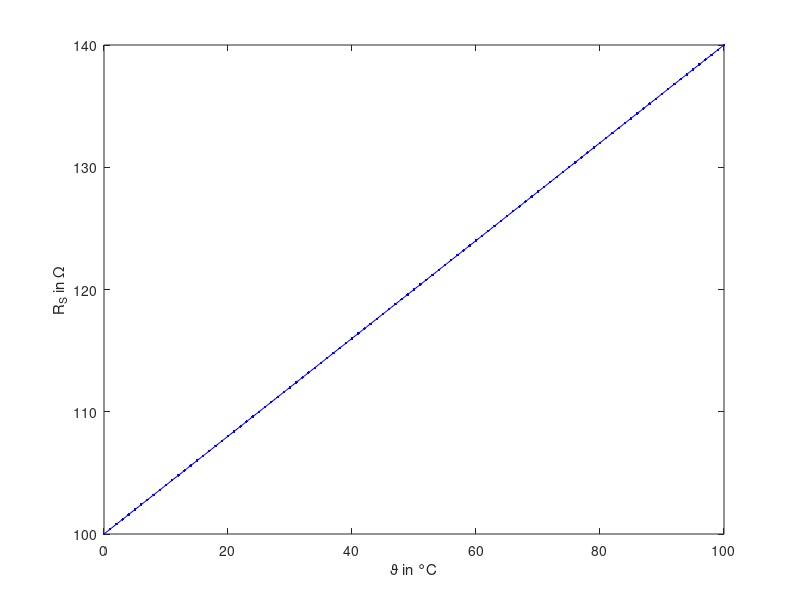
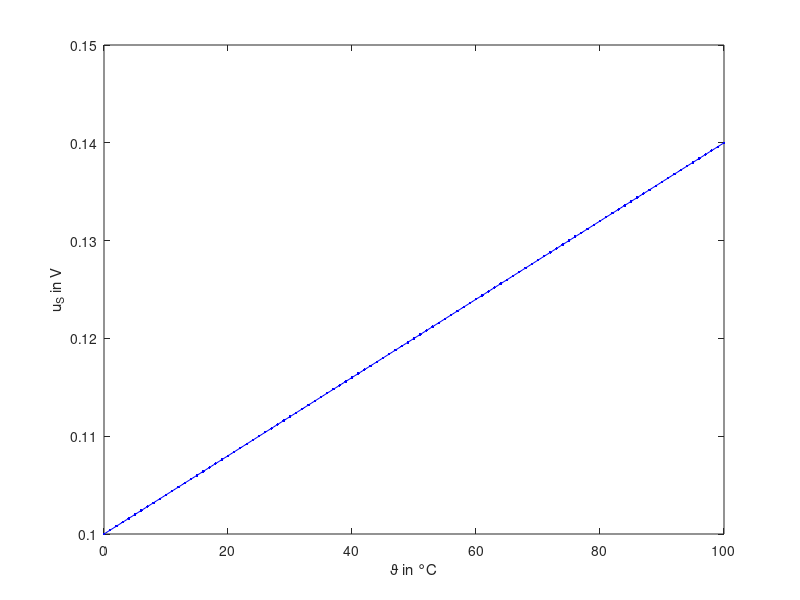
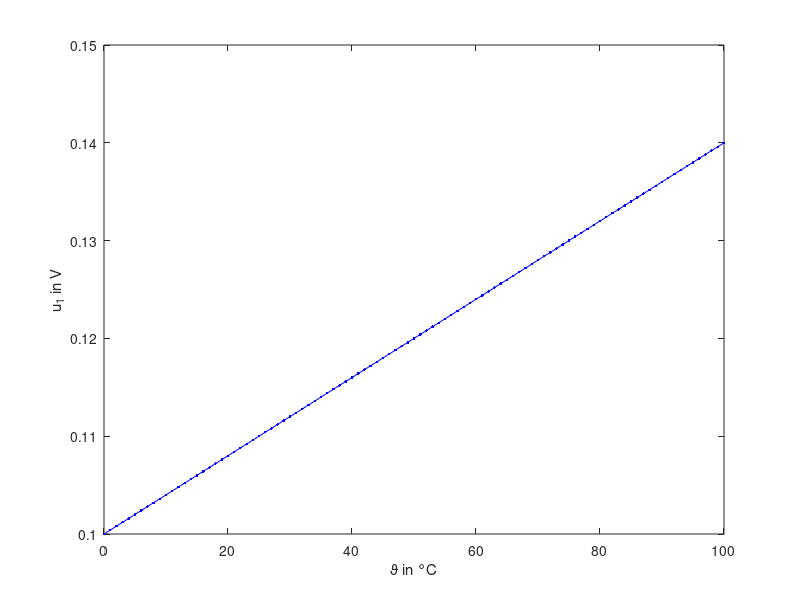

Recreate these plots in MATLAB, in order.
close all; clear all; clc;

%% Eingangsgrößen:
alpha = 4e-3; % 1/°C
R0    = 100;  % Ohm
R1    = 10e3; % Ohm
I0    = 1e-3; % A
theta =[0:100];

%% RS berechnen
% Formel für den temperaturabhängigen Widerstand: RS = R0 * (1 + alpha * theta)
RS = R0 * (1 + alpha * theta) % in Ohm

figure
h1 = plot(theta,RS,'b.-'); % h1: Handle für den Plot von RS über theta
xlabel('\vartheta in °C')
ylabel('R_S in \Omega')

%% us berechnen
% Ohmsches Gesetz am Sensor: us = I0 * RS
us = I0 * RS % in V

figure
h2 = plot(theta,us,'b.-'); % h2: Handle für den Plot von us über theta
xlabel('\vartheta in °C')
ylabel('u_S in V')

%% den Zusammenhang zwischen u1 und us ermitteln
% MV1 ist als Impedanzwandler (Spannungsfolger) beschaltet, daher gilt u1 = us
u1 = us % in V

figure
h3 = plot(theta,u1,'b.-'); % h3: Handle für den Plot von u1 über theta
xlabel('\vartheta in °C')
ylabel('u_1 in V')

%% U0 und R dimensionieren
% Eingangsgrößen:
u2_0   =  0; %  0V bei 0°C
u2_100 = -1; % -1V bei 100°C

% u1 Werte bei 0°C und 100°C aus dem Vektor extrahieren (Index 1 und 101)
u1_0 = u1(1)     %  in V bei 0°C
u1_100 = u1(101)   %  in V bei 100°C

% MV2 ist ein invertierender Summierverstärker. Knotengleichung liefert:
% u2 = -U0 - u1 * (R/R1)
% Daraus ergibt sich das Gleichungssystem:
% (1) u2_0 = -U0 - u1_0 * (R/R1)
% (2) u2_100 = -U0 - u1_100 * (R/R1)
% Subtraktion (2) - (1) eliminiert U0 und liefert die Formel für R:
R = R1 * (u2_100 - u2_0) / (u1_0 - u1_100) % in Ohm

% Einsetzen von R in Gleichung (1) liefert U0:
U0 = -u2_0 - u1_0 * (R/R1) % in V

% =========================================================================
% Erfüllte Anforderungen:
% - Berechnung RS: Wurde korrekt über die lineare Temperaturkennlinie des Pt100 berechnet.
% - Berechnung us: Wurde korrekt über das Ohmsche Gesetz (I0 * RS) ermittelt.
% - Berechnung u1: Die Funktion von MV1 als Impedanzwandler wurde korrekt erkannt (u1 = us).
% - Berechnung R und U0: Das Gleichungssystem des invertierenden Summierers (MV2) wurde 
%   korrekt aufgestellt und nach R sowie U0 aufgelöst.
% - Formatierung: Alle geforderten Variablen wurden ohne Semikolon belassen, 
%   damit die Werte direkt ausgewertet werden koennen.
% =========================================================================
